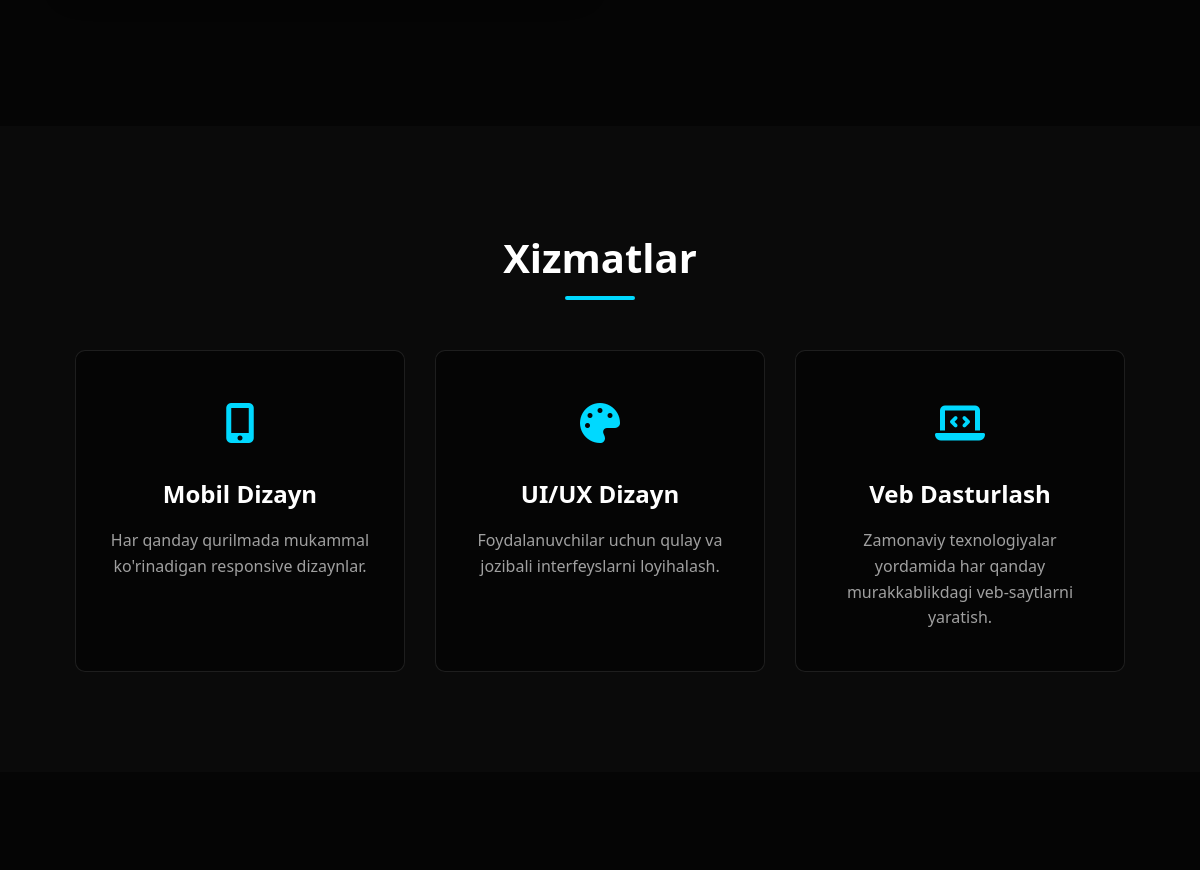
Before: / (middle part) with the older database file.
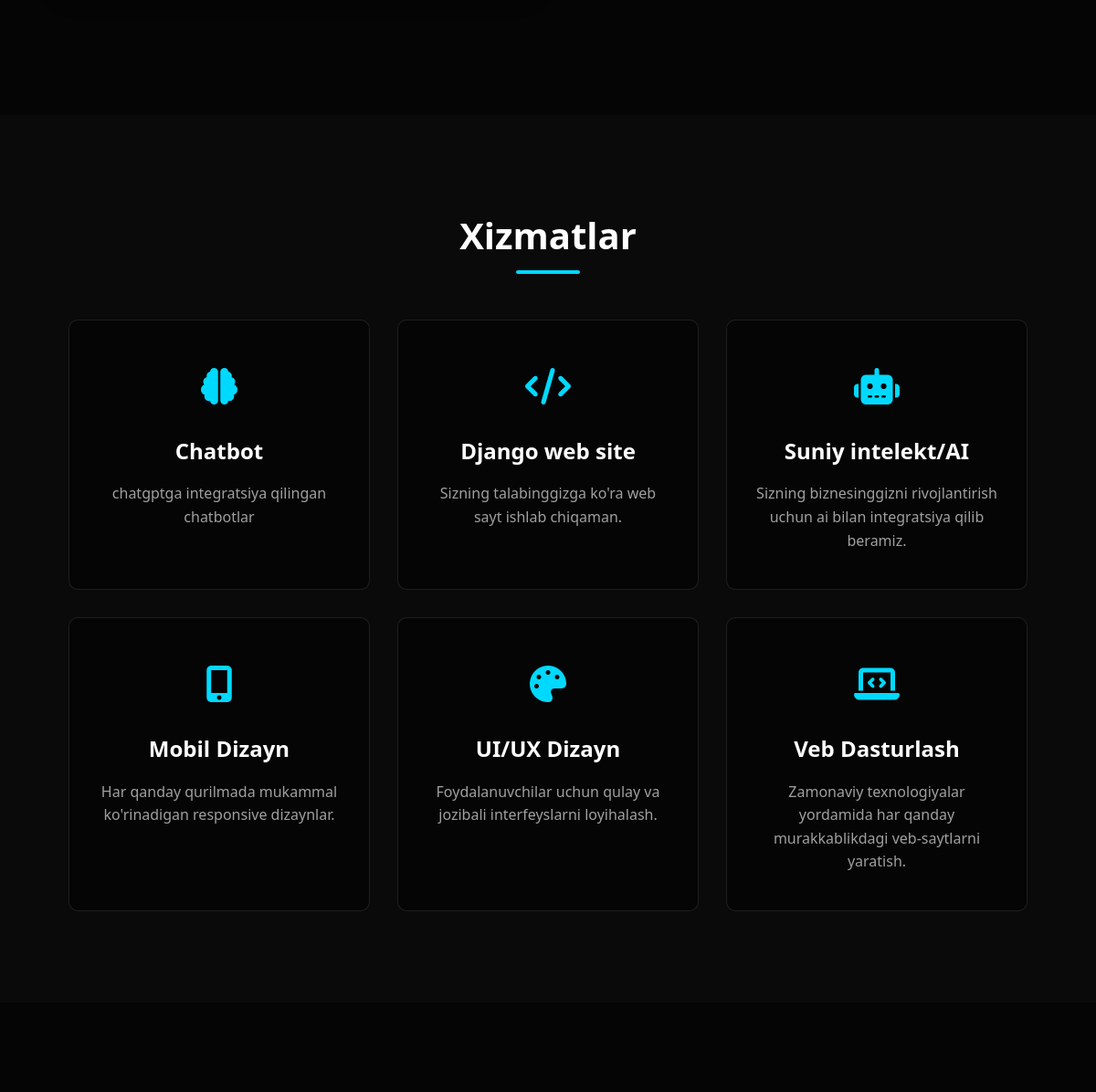
After: the same page with the newer database file.
### main/models.py (models this page shows, shortened)
class Service(models.Model):
    category = models.ForeignKey(Category, on_delete=models.CASCADE)
    title = models.CharField(max_length=200)
    description = models.TextField()
    icon_class = models.CharField(max_length=200)
    created_at = models.DateTimeField(auto_now_add=True)
    class Meta:
        verbose_name = "Xizmat"
        verbose_name_plural = "Xizmatlar"

### main/views.py (the view)
# urls.py: path('',views.home,name='home')
def home(request):
    category = Category.objects.all()
    about = AboutMe.objects.all()
    skills = Skill.objects.all()
    services = Service.objects.all().order_by("-created_at")
    portfels = Portfel.objects.all()
    socials = SocialMedia.objects.all()
    contact_info = ContactMessage.objects.filter(
        author_email__isnull=False
    ).order_by('-created_at').first()
    if request.method == 'POST':
        form = ContactForm(request.POST)
        if form.is_valid():
            form.save()
            messages.success(request, 'Xabaringiz muvaffaqiyatli yuborildi!')
            return redirect('home')
    else:
        form = ContactForm()
    return render(request, 'index.html', {
        'categories': category,
        'about': about,
        'skills': skills,
        'services': services,
        'portfels': portfels,
        'socials': socials,
        'form': form,
        'contact_info': contact_info
    })

### templates/index.html (shortened to what this page needs)
{% extends 'base.html' %}
{% block content %}
    <section class="about" id="about">
    </section>
    <section class="services" id="services">
        <div class="container">
            <div class="section-title">
                <h2>Xizmatlar</h2>
            </div>
            <div class="services-grid">
                {% for service in services %}
                <div class="service-card">
                    <div class="service-icon">
                        <i class="{{ service.icon_class }}"></i>
                    </div>
                    <h3>{{ service.title }}</h3>
                    <p>{{ service.description }}</p>
                </div>
                {% endfor %}
            </div>
        </div>
    </section>
    <section class="portfolio" id="portfolio">
    </section>
{% endblock content %}

### templates/base.html (shortened to what this page needs)
<!DOCTYPE html>
<html lang="en">
<head>
    <link rel="stylesheet" href="">
    <link rel="stylesheet" href="https://cdnjs.cloudflare.com/ajax/libs/font-awesome/6.4.0/css/all.min.css">
</head>
<body>
    {% block content %}
    {% endblock content %}
</body>
</html>

### templates/base.html (style rules this page uses)
* { margin: 0; padding: 0; box-sizing: border-box; font-family: 'Segoe UI', Tahoma, Geneva, Verdana, sans-serif; }
:root { --primary: #00d9ff; --secondary: #0099cc; --dark: #0a0a0a; --darker: #050505; --light: #ffffff; --gray: #a0a0a0; --dark-gray: #333333; }
html { scroll-behavior: smooth; }
body { background-color: var(--dark); color: var(--light); line-height: 1.6; overflow-x: hidden; }
.container { width: 90%; max-width: 1200px; margin: 0 auto; padding: 0 15px; }
section { padding: 100px 0; }
.section-title { text-align: center; margin-bottom: 60px; position: relative; }
.section-title h2 { font-size: 2.5rem; color: var(--light); display: inline-block; position: relative; }
.section-title h2::after { content: ''; position: absolute; bottom: -10px; left: 50%; transform: translateX(-50%); width: 70px; height: 4px; background: var(--primary); border-radius: 2px; }
.about { background-color: var(--darker); }
.services-grid { display: grid; grid-template-columns: repeat(auto-fit, minmax(300px, 1fr)); gap: 30px; }
.service-card { background: var(--darker); padding: 40px 30px; border-radius: 10px; text-align: center; transition: transform 0.3s ease; border: 1px solid rgba(255, 255, 255, 0.1); }
.service-icon { font-size: 2.5rem; margin-bottom: 20px; color: var(--primary); }
.service-card h3 { font-size: 1.5rem; margin-bottom: 15px; }
.service-card p { color: var(--gray); }
.portfolio { background-color: var(--darker); }

Changed rows visible on the page:
added Service: title "Chatbot", description "chatgptga integratsiya qilingan chatbotlar"
added Service: title "Django web site", description "Sizning talabinggizga ko'ra web sayt ishlab chiqaman."
added Service: title "Suniy intelekt/AI", description "Sizning biznesinggizni rivojlantirish uchun ai bilan integratsiya qilib beramiz."
